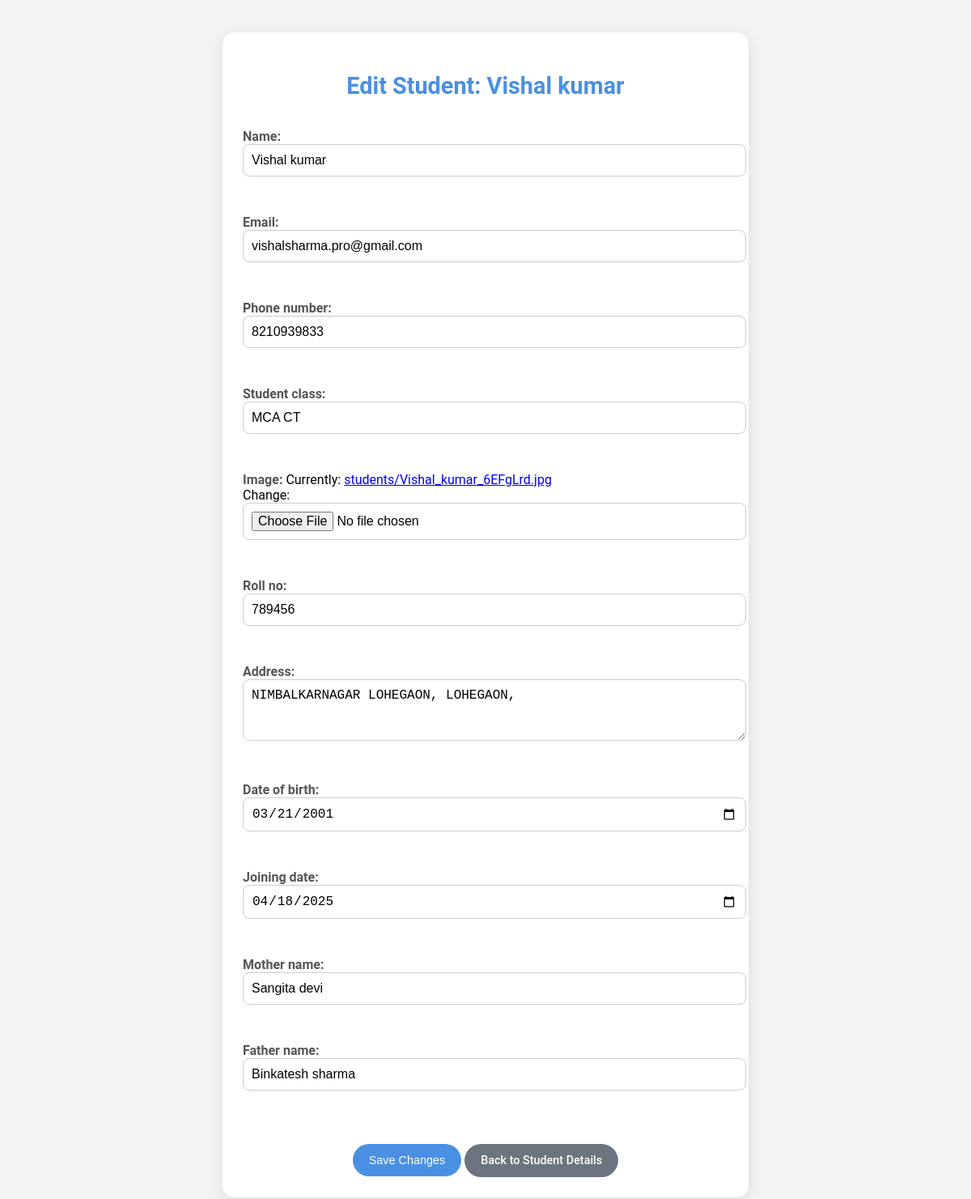
The app's page /student/edit/10/ with its own data.
### app1/models.py (models this page shows, shortened)
class Student(models.Model):
    user = models.OneToOneField(User, on_delete=models.CASCADE, related_name="student_profile")
    name = models.CharField(max_length=255)
    email = models.EmailField(max_length=255)
    phone_number = models.CharField(max_length=15)
    student_class = models.CharField(max_length=100)
    image = models.ImageField(upload_to='students/')
    authorized = models.BooleanField(default=False)
    roll_no = models.CharField(max_length=20)
    address = models.TextField()
    date_of_birth = models.DateField()
    joining_date = models.DateField()
    mother_name = models.CharField(max_length=255)
    father_name = models.CharField(max_length=255)

### app1/views.py (the view)
# urls.py: path('student/edit/<int:pk>/', views.student_edit, name='student-edit'),
def student_edit(request, pk):
    student = get_object_or_404(Student, pk=pk)
    if request.method == 'POST':
        form = StudentEditForm(request.POST, request.FILES, instance=student)
        if form.is_valid():
            form.save()
            messages.success(request, 'Student details updated successfully.')
            return redirect('student-detail', pk=student.pk)  # Redirect to the student detail page
    else:
        form = StudentEditForm(instance=student)
    return render(request, 'student_edit.html', {'form': form, 'student': student})

### templates/student_edit.html (shortened to what this page needs)
<!DOCTYPE html>
<html lang="en">
<head>
</head>
<body>
    <div class="container">
        <h2>Edit Student: {{ student.name }}</h2>
        <form method="POST" enctype="multipart/form-data">
            {{ form.as_p }}
            <div class="actions">
                <button type="submit" class="btn btn-primary">Save Changes</button>
                <a href="{% url 'student-detail' pk=student.pk %}" class="btn btn-secondary">Back to Student Details</a>
            </div>
        </form>
    </div>
</body>
</html>

### templates/student_edit.html (style rules this page uses)
body { font-family: 'Roboto', Arial, sans-serif; background-color: #f3f4f6; margin: 0; padding: 0; }
.container { max-width: 600px; margin: 40px auto; background-color: #fff; padding: 25px; border-radius: 15px; box-shadow: 0 4px 20px rgba(0, 0, 0, 0.1); transition: box-shadow 0.3s ease-in-out; }
h2 { text-align: center; color: #4a90e2; margin-bottom: 20px; font-size: 1.8rem; }
form { display: flex; flex-direction: column; gap: 15px; }
form label { font-weight: 600; color: #555; margin-bottom: 5px; }
form input, form textarea, form select { width: 100%; padding: 10px; border: 1px solid #ccc; border-radius: 8px; font-size: 1rem; transition: border-color 0.3s ease, box-shadow 0.3s ease; }
.btn { display: inline-block; padding: 12px 20px; border-radius: 25px; font-size: 0.9rem; font-weight: 500; text-decoration: none; text-align: center; transition: background-color 0.3s ease, box-shadow 0.3s ease; }
.btn-primary { background-color: #4a90e2; color: #fff; border: none; }
.btn-secondary { background-color: #6c757d; color: #fff; margin-top: 15px; }
.actions { text-align: center; margin-top: 20px; }

### records on screen
Student: name "Vishal kumar", email "vishalsharma.pro@gmail.com", phone_number "8210939833", student_class "MCA CT", roll_no "789456", address "NIMBALKARNAGAR LOHEGAON, LOHEGAON,", date_of_birth "03/21/2001", joining_date "04/18/2025", mother_name "Sangita devi", father_name "Binkatesh sharma"
